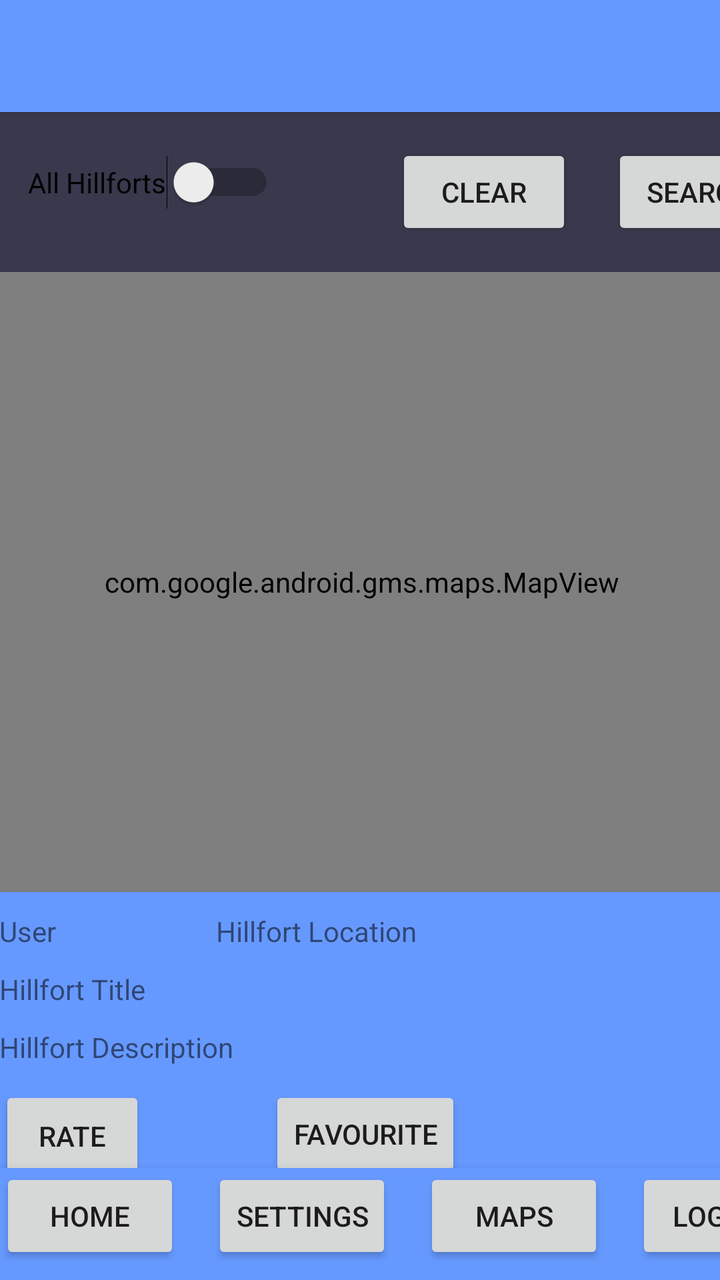
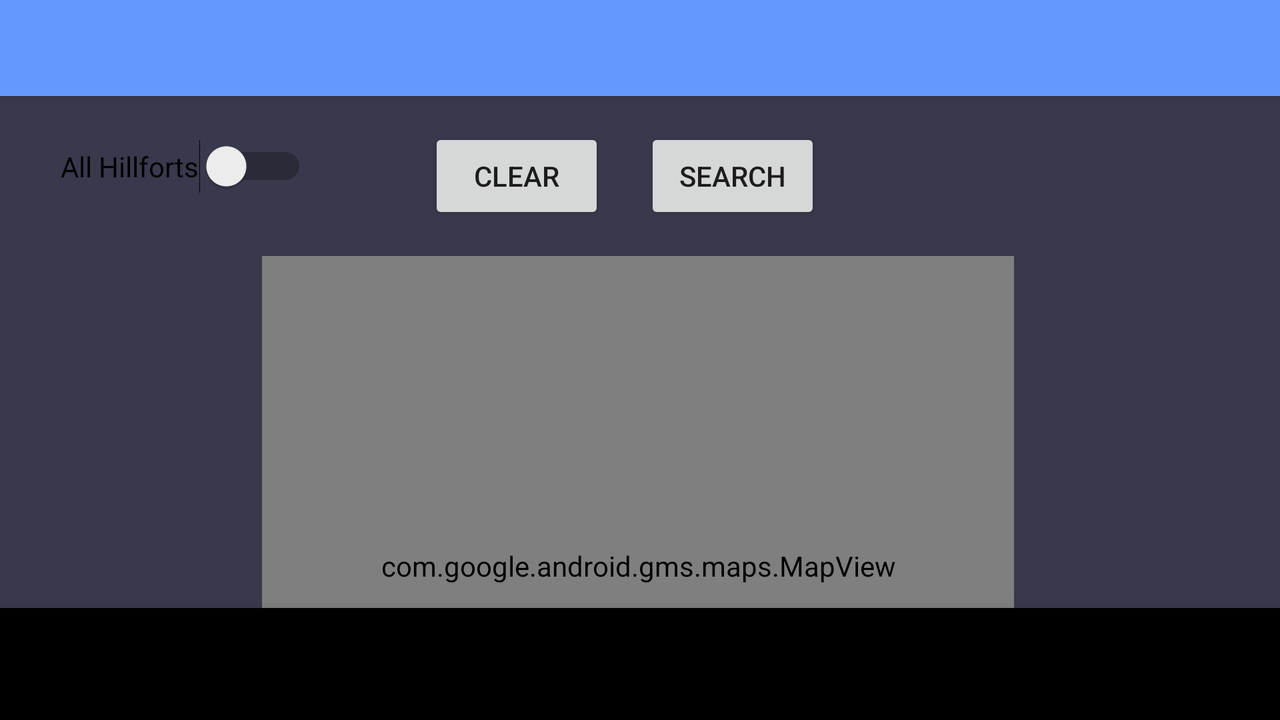

First picture: res/layout/ on a phone held upright. Second picture: the repository's own variant of that layout, on a device whose configuration matches the variant's folder. Source for both follows.
<!-- AndroidManifest.xml: application theme AppTheme -->
<!-- res/layout/activity_map_view.xml -->
<?xml version="1.0" encoding="utf-8"?>
<androidx.coordinatorlayout.widget.CoordinatorLayout xmlns:android="http://schemas.android.com/apk/res/android"
    xmlns:app="http://schemas.android.com/apk/res-auto"
    xmlns:tools="http://schemas.android.com/tools"
    android:layout_width="match_parent"
    android:layout_height="match_parent"
    tools:context=".views.MapView.MapViewView"
    android:background="@color/colorBackground">

    <com.google.android.material.appbar.AppBarLayout
        android:id="@+id/appBarLayout3"
        android:layout_width="match_parent"
        android:layout_height="wrap_content"
        android:theme="@style/ThemeOverlay.AppCompat.Dark.ActionBar">

        <androidx.appcompat.widget.Toolbar
            android:id="@+id/toolbar"
            android:layout_width="match_parent"
            android:layout_height="?attr/actionBarSize"
            android:background="@color/colorAccent" />

    </com.google.android.material.appbar.AppBarLayout>

    <include
        android:id="@+id/include"
        layout="@layout/content_map_view" />

    <com.google.android.material.bottomnavigation.BottomNavigationView
        android:layout_width="match_parent"
        android:layout_height="wrap_content"
        app:layout_anchor="@+id/include"
        app:layout_anchorGravity="start|bottom">

        <include layout="@layout/content_nav_bar" />

    </com.google.android.material.bottomnavigation.BottomNavigationView>


</androidx.coordinatorlayout.widget.CoordinatorLayout>
<!-- res/layout/content_map_view.xml (included above) -->
<?xml version="1.0" encoding="utf-8"?>
<androidx.constraintlayout.widget.ConstraintLayout xmlns:android="http://schemas.android.com/apk/res/android"
    xmlns:app="http://schemas.android.com/apk/res-auto"
    xmlns:tools="http://schemas.android.com/tools"
    android:layout_width="match_parent"
    android:layout_height="match_parent"
    app:layout_behavior="@string/appbar_scrolling_view_behavior"
    tools:context=".views.MapView.MapViewView"
    tools:showIn="@layout/activity_map_view">

    <androidx.cardview.widget.CardView
        android:id="@+id/cardView"
        android:layout_width="389dp"
        android:layout_height="wrap_content"
        app:layout_constraintEnd_toEndOf="parent"
        app:layout_constraintHorizontal_bias="0.448"
        app:layout_constraintStart_toStartOf="parent"
        app:layout_constraintTop_toBottomOf="@+id/mapView">

        <androidx.constraintlayout.widget.ConstraintLayout
            android:layout_width="match_parent"
            android:layout_height="wrap_content"
            android:background="@color/colorAccent">

            <androidx.viewpager.widget.ViewPager
                android:id="@+id/hillfort_placholder_viewPager"
                android:layout_width="139dp"
                android:layout_height="125dp"
                android:text="@string/hillfort_image_placeholder"
                app:layout_constraintBottom_toBottomOf="parent"
                app:layout_constraintEnd_toEndOf="parent"
                app:layout_constraintHorizontal_bias="0.972"
                app:layout_constraintStart_toStartOf="parent"
                app:layout_constraintTop_toTopOf="parent" />

            <TextView
                android:id="@+id/hillfort_placeholder_title"
                android:layout_width="wrap_content"
                android:layout_height="wrap_content"
                android:layout_marginStart="12dp"
                android:layout_marginBottom="10dp"
                android:text="@string/hillfort_title_placeholder"
                app:layout_constraintBottom_toTopOf="@+id/hillfort_placeholder_description"
                app:layout_constraintStart_toStartOf="parent" />

            <TextView
                android:id="@+id/hillfort_placeholder_description"
                android:layout_width="wrap_content"
                android:layout_height="wrap_content"
                android:layout_marginBottom="10dp"
                android:text="@string/hillfort_description_placeholder"
                app:layout_constraintBottom_toTopOf="@+id/actionButton"
                app:layout_constraintStart_toStartOf="@+id/hillfort_placeholder_title" />

            <Button
                android:id="@+id/actionButton"
                android:layout_width="73dp"
                android:layout_height="50dp"
                android:text="@string/hillfort_action_button"
                app:layout_constraintBottom_toBottomOf="parent"
                app:layout_constraintStart_toStartOf="@+id/hillfort_placeholder_description" />

            <TextView
                android:id="@+id/userLabel"
                android:layout_width="wrap_content"
                android:layout_height="wrap_content"
                android:layout_marginTop="10dp"
                android:layout_marginBottom="10dp"
                android:text="@string/hillfort_user_placeholder"
                app:layout_constraintBottom_toTopOf="@+id/hillfort_placeholder_title"
                app:layout_constraintStart_toStartOf="@+id/hillfort_placeholder_title"
                app:layout_constraintTop_toTopOf="parent" />

            <TextView
                android:id="@+id/rating"
                android:layout_width="wrap_content"
                android:layout_height="wrap_content"
                android:text=""
                app:layout_constraintBottom_toBottomOf="parent"
                app:layout_constraintEnd_toStartOf="@+id/favButton"
                app:layout_constraintHorizontal_bias="0.482"
                app:layout_constraintStart_toEndOf="@+id/actionButton"
                app:layout_constraintTop_toTopOf="@+id/actionButton"
                app:layout_constraintVertical_bias="0.466" />

            <Button
                android:id="@+id/favButton"
                android:layout_width="wrap_content"
                android:layout_height="wrap_content"
                android:text="@string/hillfort_favourite_button"
                app:layout_constraintBottom_toBottomOf="parent"
                app:layout_constraintEnd_toStartOf="@+id/hillfort_placholder_viewPager"
                app:layout_constraintTop_toTopOf="@+id/actionButton"
                app:layout_constraintVertical_bias="0.0" />

            <TextView
                android:id="@+id/hillfortLocal"
                android:layout_width="wrap_content"
                android:layout_height="wrap_content"
                android:text="@string/hillfort_local_placeholder"
                app:layout_constraintEnd_toStartOf="@+id/hillfort_placholder_viewPager"
                app:layout_constraintHorizontal_bias="0.832"
                app:layout_constraintStart_toStartOf="@+id/userLabel"
                app:layout_constraintTop_toTopOf="@+id/userLabel" />
        </androidx.constraintlayout.widget.ConstraintLayout>
    </androidx.cardview.widget.CardView>

    <com.google.android.gms.maps.MapView
        android:id="@+id/mapView"
        android:layout_width="376dp"
        android:layout_height="310dp"
        android:layout_marginTop="80dp"
        app:layout_constraintEnd_toEndOf="parent"
        app:layout_constraintHorizontal_bias="0.496"
        app:layout_constraintStart_toStartOf="parent"
        app:layout_constraintTop_toTopOf="parent" />

    <Switch
        android:id="@+id/mapViewSwitch"
        android:layout_width="wrap_content"
        android:layout_height="wrap_content"
        android:text="@string/mapview_switch"
        app:layout_constraintBottom_toBottomOf="@+id/clearSearch"
        app:layout_constraintEnd_toEndOf="parent"
        app:layout_constraintHorizontal_bias="0.059"
        app:layout_constraintStart_toStartOf="parent"
        app:layout_constraintTop_toTopOf="parent"
        app:layout_constraintVertical_bias="0.584" />

    <Button
        android:id="@+id/openSearch"
        android:layout_width="wrap_content"
        android:layout_height="wrap_content"
        android:layout_marginStart="20dp"
        android:text="@string/search_button"
        app:layout_constraintBottom_toTopOf="@+id/mapView"
        app:layout_constraintStart_toEndOf="@+id/clearSearch"
        app:layout_constraintTop_toTopOf="parent" />

    <Button
        android:id="@+id/clearSearch"
        android:layout_width="wrap_content"
        android:layout_height="wrap_content"
        android:layout_marginStart="184dp"
        android:text="@string/clear_button"
        app:layout_constraintBottom_toBottomOf="@+id/openSearch"
        app:layout_constraintStart_toStartOf="@+id/mapViewSwitch" />

</androidx.constraintlayout.widget.ConstraintLayout>
<!-- res/layout/content_nav_bar.xml (included above) -->
<?xml version="1.0" encoding="utf-8"?>
<androidx.constraintlayout.widget.ConstraintLayout xmlns:android="http://schemas.android.com/apk/res/android"
    xmlns:app="http://schemas.android.com/apk/res-auto"
    xmlns:tools="http://schemas.android.com/tools"
    android:id="@+id/constraintLayout"
    android:layout_width="match_parent"
    android:layout_height="match_parent"
    android:orientation="vertical">

    <androidx.appcompat.widget.Toolbar
        android:id="@+id/navToolBar"
        android:layout_width="match_parent"
        android:layout_height="wrap_content"
        android:background="@color/colorAccent"
        android:minHeight="?attr/actionBarSize"
        app:layout_constraintBottom_toBottomOf="parent"
        app:titleTextColor="@color/colorPrimary"
        tools:layout_editor_absoluteX="-3dp" />

    <Button
        android:id="@+id/HomeButton"
        android:layout_width="90dp"
        android:layout_height="wrap_content"
        android:text="@string/nav_home"
        app:layout_constraintBottom_toBottomOf="@+id/SettingsButton"
        app:layout_constraintStart_toStartOf="parent" />

    <Button
        android:id="@+id/SettingsButton"
        android:layout_width="90dp"
        android:layout_height="wrap_content"
        android:layout_marginStart="16dp"
        android:text="@string/nav_settings"
        app:layout_constraintBottom_toBottomOf="@+id/MapsActivityButton"
        app:layout_constraintStart_toEndOf="@+id/HomeButton" />

    <Button
        android:id="@+id/MapsActivityButton"
        android:layout_width="90dp"
        android:layout_height="wrap_content"
        android:layout_marginStart="16dp"
        android:text="@string/nav_maps"
        app:layout_constraintBottom_toBottomOf="@+id/LogOutButton"
        app:layout_constraintStart_toEndOf="@+id/SettingsButton" />

    <Button
        android:id="@+id/LogOutButton"
        android:layout_width="90dp"
        android:layout_height="wrap_content"
        android:layout_marginStart="16dp"
        android:text="@string/nav_logout"
        app:layout_constraintStart_toEndOf="@+id/MapsActivityButton"
        app:layout_constraintTop_toTopOf="@+id/navToolBar" />

</androidx.constraintlayout.widget.ConstraintLayout>
<!-- resources referenced by this layout -->
<resources>
  <color name="colorAccent">#6699ff</color>
  <color name="colorBackground">#39394d</color>
  <color name="colorPrimary">#FFFFFF</color>
  <string name="clear_button">Clear</string>
  <string name="hillfort_action_button">Rate</string>
  <string name="hillfort_description_placeholder">Hillfort Description</string>
  <string name="hillfort_favourite_button">Favourite</string>
  <string name="hillfort_image_placeholder">Hillfort Image</string>
  <string name="hillfort_local_placeholder">Hillfort Location</string>
  <string name="hillfort_title_placeholder">Hillfort Title</string>
  <string name="hillfort_user_placeholder">User</string>
  <string name="mapview_switch">All Hillforts</string>
  <string name="nav_home">Home</string>
  <string name="nav_logout">Logout</string>
  <string name="nav_maps">Maps</string>
  <string name="nav_settings">Settings</string>
  <string name="search_button">Search</string>
  <style name="AppTheme" parent="Theme.AppCompat.Light.NoActionBar">
          
          <item name="colorPrimary">@android:color/holo_green_dark</item>
          <item name="colorPrimaryDark">@color/colorPrimaryDark</item>
          <item name="colorAccent">@color/colorAccent</item>
      </style>
  <color name="colorPrimaryDark">#00574B</color>
</resources>
<!-- res/layout-land/activity_map_view.xml (the author's variant of the layout above) -->
<!-- drawn on the phone turned sideways -->
<?xml version="1.0" encoding="utf-8"?>
<androidx.coordinatorlayout.widget.CoordinatorLayout xmlns:android="http://schemas.android.com/apk/res/android"
    xmlns:app="http://schemas.android.com/apk/res-auto"
    xmlns:tools="http://schemas.android.com/tools"
    android:layout_width="match_parent"
    android:layout_height="match_parent"
    tools:context=".views.MapView.MapViewView"
    android:background="@color/colorBackground">

    <com.google.android.material.appbar.AppBarLayout
        android:id="@+id/appBarLayout3"
        android:layout_width="match_parent"
        android:layout_height="wrap_content"
        android:theme="@style/ThemeOverlay.AppCompat.Dark.ActionBar">

        <androidx.appcompat.widget.Toolbar
            android:id="@+id/toolbar"
            android:layout_width="match_parent"
            android:layout_height="?attr/actionBarSize"
            android:background="@color/colorAccent" />

    </com.google.android.material.appbar.AppBarLayout>

    <include
        android:id="@+id/include"
        layout="@layout/content_map_view" />

    <com.google.android.material.bottomnavigation.BottomNavigationView
        android:id="@+id/bottomNavigationView2"
        android:layout_width="match_parent"
        android:layout_height="wrap_content"
        app:layout_anchor="@+id/include"
        app:layout_anchorGravity="start|bottom">

    </com.google.android.material.bottomnavigation.BottomNavigationView>

    <include
        layout="@layout/content_nav_bar"
        app:layout_anchor="@+id/bottomNavigationView2"
        app:layout_anchorGravity="center" />


</androidx.coordinatorlayout.widget.CoordinatorLayout>
<!-- res/layout/activity_map_view.xml (included above) -->
<?xml version="1.0" encoding="utf-8"?>
<androidx.coordinatorlayout.widget.CoordinatorLayout xmlns:android="http://schemas.android.com/apk/res/android"
    xmlns:app="http://schemas.android.com/apk/res-auto"
    xmlns:tools="http://schemas.android.com/tools"
    android:layout_width="match_parent"
    android:layout_height="match_parent"
    tools:context=".views.MapView.MapViewView"
    android:background="@color/colorBackground">

    <com.google.android.material.appbar.AppBarLayout
        android:id="@+id/appBarLayout3"
        android:layout_width="match_parent"
        android:layout_height="wrap_content"
        android:theme="@style/ThemeOverlay.AppCompat.Dark.ActionBar">

        <androidx.appcompat.widget.Toolbar
            android:id="@+id/toolbar"
            android:layout_width="match_parent"
            android:layout_height="?attr/actionBarSize"
            android:background="@color/colorAccent" />

    </com.google.android.material.appbar.AppBarLayout>

    <include
        android:id="@+id/include"
        layout="@layout/content_map_view" />

    <com.google.android.material.bottomnavigation.BottomNavigationView
        android:layout_width="match_parent"
        android:layout_height="wrap_content"
        app:layout_anchor="@+id/include"
        app:layout_anchorGravity="start|bottom">

        <include layout="@layout/content_nav_bar" />

    </com.google.android.material.bottomnavigation.BottomNavigationView>


</androidx.coordinatorlayout.widget.CoordinatorLayout>
